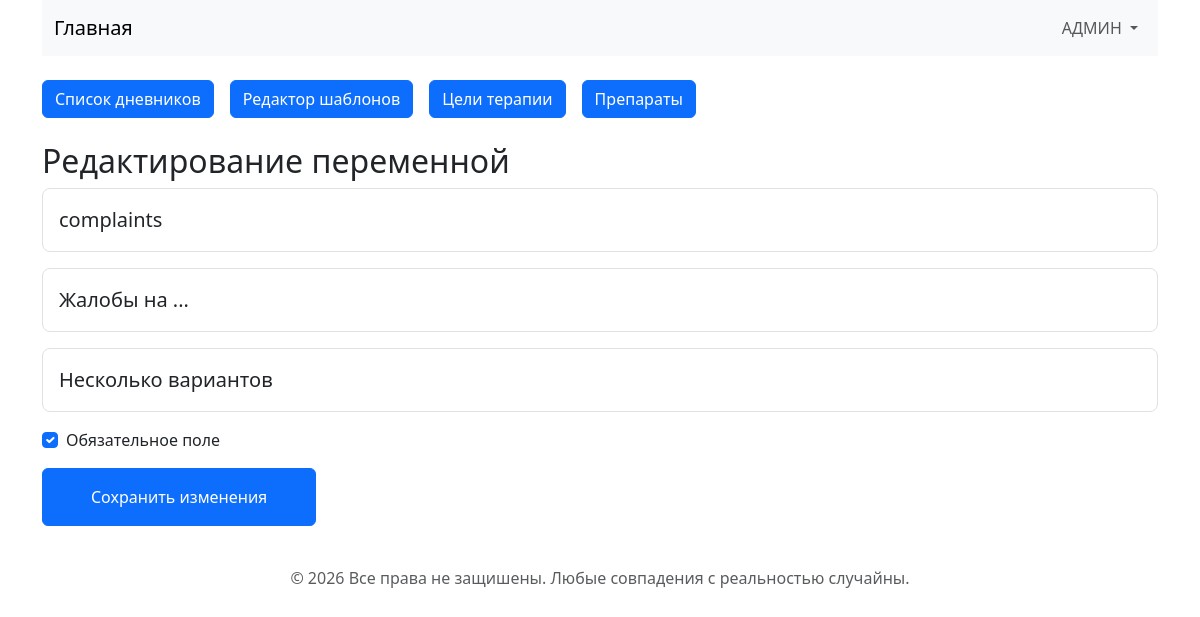
The app's page /categories/edit_variable/1 (signed in) with its own data.
### app.py (models this page shows)
class TemplateVariable(db.Model):
    __tablename__ = "template_variable"
    id = db.Column(db.Integer, primary_key=True)
    category_id = db.Column(
        db.Integer,
        db.ForeignKey("category.id"),
        nullable=False,
    )
    name = db.Column(db.String(100), nullable=False, unique=False)
    label = db.Column(db.String(150), nullable=False)
    field_type = db.Column(db.String(30), nullable=False)
    required = db.Column(db.Boolean, default=False, nullable=False)
    options = db.relationship(
        "VariableOption",
        backref="variable",
        cascade="all, delete-orphan",
    )
    __table_args__ = (
        db.UniqueConstraint(
            "category_id",
            "name",
            name="unique_category_variable",
        ),
    )

### app.py (the view, shortened to what this page needs)
@app.route("/categories/edit_variable/<int:variable_id>", methods=["GET", "POST"])
@login_required
def edit_variable(variable_id):
    variable = TemplateVariable.query.get_or_404(variable_id)
    form = TemplateVariableForm(obj=variable)
    return render_template(
        "add_variable.html",
        form=form,
        variable=variable,
    )

### app.py
class TemplateVariableForm(FlaskForm):
    name = StringField(
        "Техническое имя",
        validators=[DataRequired()],
    )
    label = StringField(
        "Название поля",
        validators=[DataRequired()],
    )
    field_type = SelectField(
        "Тип поля",
        choices=[
            ("select", "Один вариант"),
            ("multiselect", "Несколько вариантов"),
            ("text", "Текст"),
            ("number", "Число"),
            ("date", "Дата"),
        ],
    )
    required = BooleanField("Обязательное поле")
    submit = SubmitField("Сохранить")

### app.py (called while the page is built)
@login_manager.user_loader
def load_user(user_id):
    return db.session.get(User, int(user_id))

### templates/add_variable.html (shortened to what this page needs)
{% extends "base.html" %}
{% block content %}
<div class="container">
  {% if 'edit' in request.path %}
    <h2>Редактирование переменной</h2>
  {% else %}
    <h2>Добавление переменной</h2>
  {% endif %}
  <form method="POST">
    {{ form.name(class="form-control form-control-lg py-3 mb-3", placeholder=form.name.label.text) }}
    {{ form.label(class="form-control form-control-lg py-3 mb-3", placeholder=form.label.label.text) }}
    {{ form.field_type(class="form-control form-control-lg py-3 mb-3", placeholder=form.field_type.label.text) }}
    <div class="form-check mb-3">
    {{ form.required(class="form-check-input") }}
    {{ form.required.label(class="form-check-label") }}
    </div>
    {% if 'edit' in request.path %}
    {{ form.submit(class="btn btn-primary px-5 py-3", value="Сохранить изменения") }}
    {% else %}
    {{ form.submit(class="btn btn-primary px-5 py-3", value="Добавить переменную") }}
    {% endif %}
  </form>
</div>
{% endblock content %}

### records on screen
TemplateVariable: name "complaints", label "Жалобы на ...", field_type "Несколько вариантов", required "☑"
